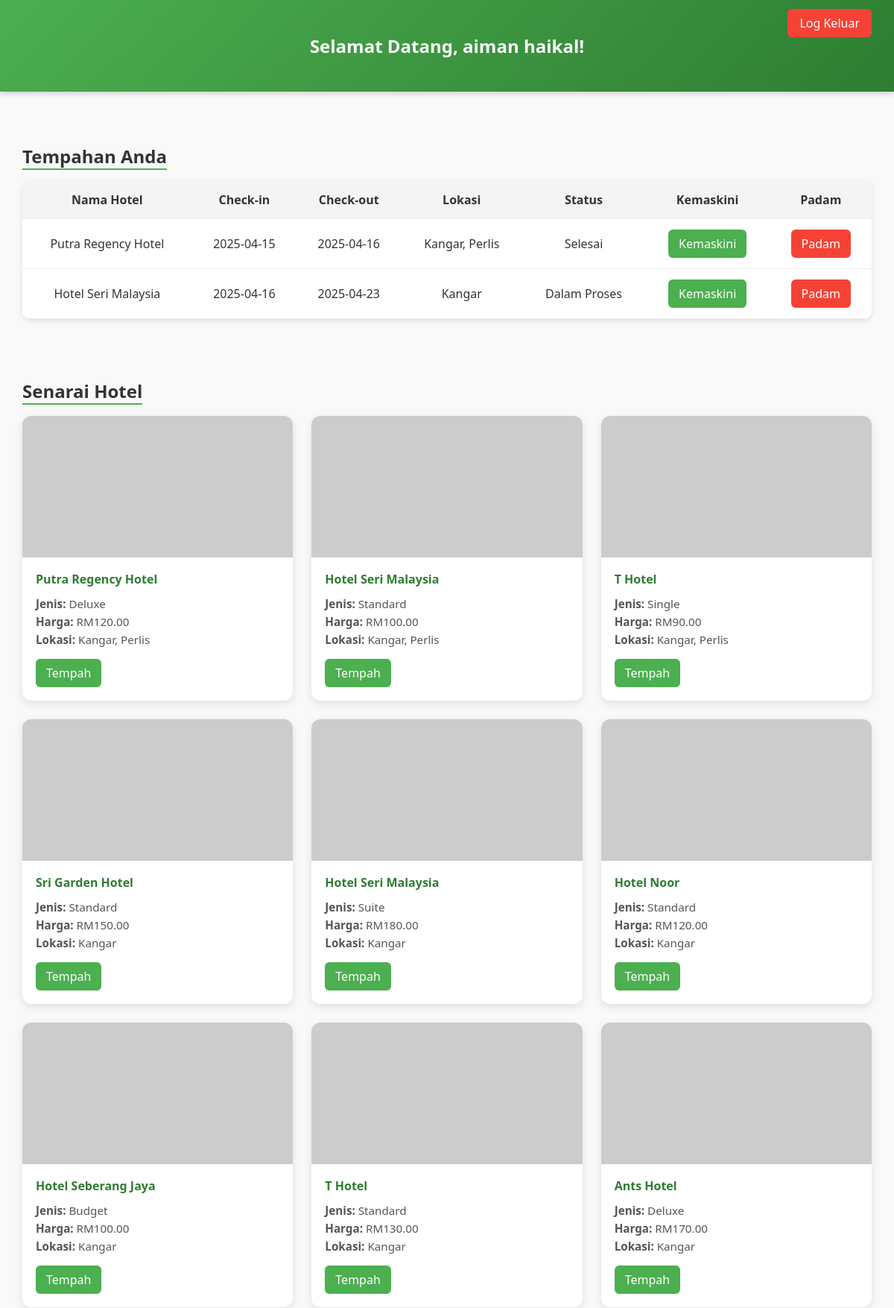
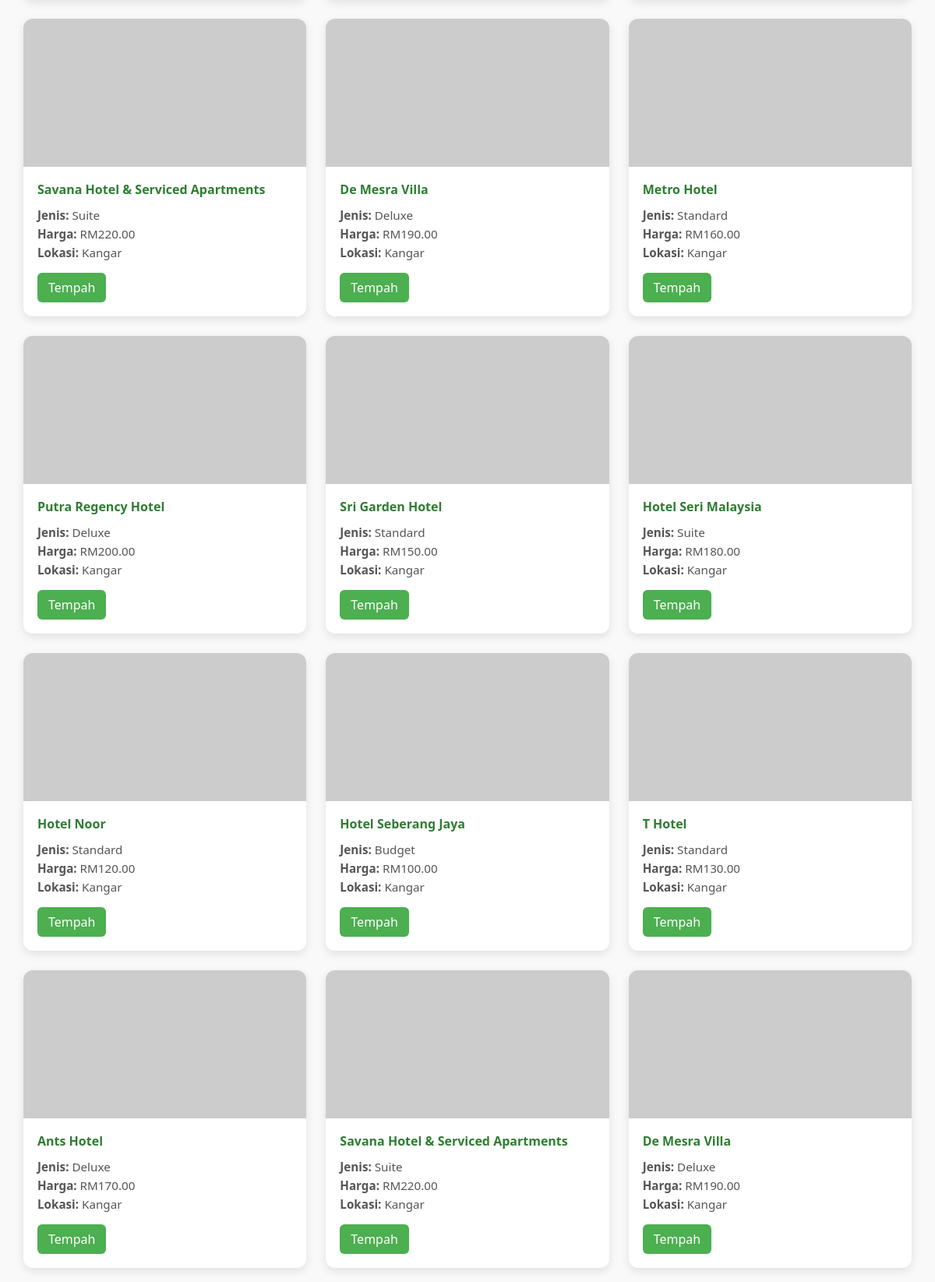
/dashboard.php (signed in, upper part), run on the app's committed database (2 pictures, top to bottom).
### tables this page shows
CREATE TABLE `bookings` (
  `booking_id` int(11) NOT NULL,
  `user_id` int(11) NOT NULL,
  `hotel_id` int(11) NOT NULL,
  `check_in` date NOT NULL,
  `check_out` date NOT NULL,
  `nights` int(3) DEFAULT NULL,
  `status` varchar(50) DEFAULT 'Dalam Proses',
  `room_id` int(11) NOT NULL
);

CREATE TABLE `hotels` (
  `id` int(11) NOT NULL,
  `hotel_name` varchar(255) NOT NULL,
  `price` decimal(10,2) NOT NULL,
  `room_type` varchar(255) NOT NULL,
  `location` varchar(255) NOT NULL,
  `rating` decimal(2,1) NOT NULL,
  `image` varchar(255) DEFAULT NULL,
  `review` text DEFAULT NULL
);

### dashboard.php (the view, shortened to what this page needs)
<?php
include('config.php');
$user_id = $_SESSION['user_id'];
$user_name = $_SESSION['name'];
$booking_query = "SELECT bookings.*, hotels.hotel_name, hotels.location
                  FROM bookings
                  JOIN hotels ON bookings.hotel_id = hotels.id
                  WHERE bookings.user_id = $user_id";
$booking_result = $conn->query($booking_query);
$hotel_query = "SELECT * FROM hotels";
$hotel_result = $conn->query($hotel_query);
?>
<!DOCTYPE html>
<html lang="ms">
<head>
</head>
<body>
<header>
    <h2>Selamat Datang, <?php echo htmlspecialchars($user_name); ?>!</h2>
    <div class="top-right"><a class="logout-btn" href="logout.php">Log Keluar</a></div>
</header>
<div class="container">
    <h3>Tempahan Anda</h3>
    <table>
        <thead>
            <tr>
                <th>Nama Hotel</th>
                <th>Check-in</th>
                <th>Check-out</th>
                <th>Lokasi</th>
                <th>Status</th>
                <th>Kemaskini</th>
                <th>Padam</th>
            </tr>
        </thead>
        <tbody>
            <?php if ($booking_result->num_rows > 0) {
                while ($booking = $booking_result->fetch_assoc()) { ?>
                    <tr>
                        <td><?= htmlspecialchars($booking['hotel_name']) ?></td>
                        <td><?= htmlspecialchars($booking['check_in']) ?></td>
                        <td><?= htmlspecialchars($booking['check_out']) ?></td>
                        <td><?= htmlspecialchars($booking['location']) ?></td>
                        <td><?= $booking['status'] ?? 'Dalam Proses' ?></td>
                        <td><a class="button update" href="update_booking.php?booking_id=<?= urlencode($booking['id']) ?>">Kemaskini</a></td>
                        <td><a class="button delete" href="dashboard.php?delete_id=<?= urlencode($booking['id']) ?>" onclick="return confirm('Padam tempahan ini?');">Padam</a></td>
                    </tr>
            <?php }} else { ?>
                <tr><td colspan="7">Tiada tempahan ditemui.</td></tr>
            <?php } ?>
        </tbody>
    </table>
    <h3>Senarai Hotel</h3>
    <div class="hotel-grid">
        <?php if ($hotel_result->num_rows > 0) {
            while ($hotel = $hotel_result->fetch_assoc()) {
                $image = !empty($hotel['image_url']) ? $hotel['image_url'] : 'https://via.placeholder.com/400x200?text=Hotel'; ?>
                <div class="hotel-card">
                    <img src="<?= $image ?>" alt="Gambar Hotel">
                    <div class="hotel-info">
                        <h4><?= htmlspecialchars($hotel['hotel_name']) ?></h4>
                        <p><strong>Jenis:</strong> <?= htmlspecialchars($hotel['room_type']) ?></p>
                        <p><strong>Harga:</strong> RM<?= htmlspecialchars($hotel['price']) ?></p>
                        <p><strong>Lokasi:</strong> <?= htmlspecialchars($hotel['location']) ?></p>
                        <a class="button book" href="booking.php?hotel_id=<?= urlencode($hotel['id']) ?>">Tempah</a>
                    </div>
                </div>
        <?php }} else { ?>
            <p>Tiada hotel tersedia.</p>
        <?php } ?>
    </div>
</div>
</body>
</html>

### dashboard.php (style rules this page uses)
body { font-family: 'Segoe UI', sans-serif; margin: 0; padding: 0; background: #f9f9f9; color: #333; }
header { background: linear-gradient(135deg, #4CAF50, #2E7D32); color: white; padding: 25px; text-align: center; position: relative; box-shadow: 0 2px 8px rgba(0, 0, 0, 0.2); z-index: 100; }
.top-right { position: absolute; top: 20px; right: 30px; }
.logout-btn { background: #f44336; padding: 8px 16px; color: white; border-radius: 6px; text-decoration: none; transition: background 0.3s ease, transform 0.3s ease; }
.container { padding: 30px; max-width: 1200px; margin: auto; }
h3 { margin-top: 40px; margin-bottom: 15px; font-size: 1.5rem; border-bottom: 2px solid #4CAF50; display: inline-block; }
a.button { background-color: #4CAF50; color: white; padding: 8px 14px; text-decoration: none; border-radius: 6px; transition: background 0.3s ease, transform 0.3s ease; display: inline-block; }
a.button.delete { background-color: #f44336; }
table { width: 100%; border-collapse: collapse; background: white; border-radius: 10px; overflow: hidden; box-shadow: 0 2px 8px rgba(0, 0, 0, 0.1); margin-bottom: 40px; animation: fadeIn 1s ease; }
th, td { padding: 14px; text-align: center; border-bottom: 1px solid #eee; }
th { background-color: #f4f4f4; }
.hotel-grid { display: grid; grid-template-columns: repeat(auto-fit, minmax(280px, 1fr)); gap: 25px; animation: slideUp 1s ease; }
.hotel-card { background: white; border-radius: 12px; overflow: hidden; box-shadow: 0 4px 12px rgba(0,0,0,0.1); transition: transform 0.3s ease, box-shadow 0.3s ease; display: flex; flex-direction: column; }
.hotel-card img { width: 100%; height: 190px; object-fit: cover; }
.hotel-info { padding: 18px; flex-grow: 1; }
.hotel-info h4 { margin: 0 0 12px; color: #2E7D32; }
.hotel-info p { margin: 4px 0; color: #555; font-size: 0.95rem; }
.hotel-info a { margin-top: 12px; text-align: center; }

### data on the page
bookings: hotel.hotel_name "Putra Regency Hotel", check_in "2025-04-15", check_out "2025-04-16", hotel.location "Kangar, Perlis", status "Selesai"
bookings: hotel.hotel_name "Hotel Seri Malaysia", check_in "2025-04-16", check_out "2025-04-23", hotel.location "Kangar", status "Dalam Proses"
hotels: hotel_name "Putra Regency Hotel", room_type "Deluxe", price "120.00", location "Kangar, Perlis"
hotels: hotel_name "Hotel Seri Malaysia", room_type "Standard", price "100.00", location "Kangar, Perlis"
hotels: hotel_name "T Hotel", room_type "Single", price "90.00", location "Kangar, Perlis"
hotels: hotel_name "Sri Garden Hotel", room_type "Standard", price "150.00", location "Kangar"
hotels: hotel_name "Hotel Seri Malaysia", room_type "Suite", price "180.00", location "Kangar"
hotels: hotel_name "Hotel Noor", room_type "Standard", price "120.00", location "Kangar"
hotels: hotel_name "Hotel Seberang Jaya", room_type "Budget", price "100.00", location "Kangar"
hotels: hotel_name "T Hotel", room_type "Standard", price "130.00", location "Kangar"
hotels: hotel_name "Ants Hotel", room_type "Deluxe", price "170.00", location "Kangar"
hotels: hotel_name "Savana Hotel & Serviced Apartments", room_type "Suite", price "220.00", location "Kangar"
hotels: hotel_name "De Mesra Villa", room_type "Deluxe", price "190.00", location "Kangar"
hotels: hotel_name "Metro Hotel", room_type "Standard", price "160.00", location "Kangar"
hotels: hotel_name "Putra Regency Hotel", room_type "Deluxe", price "200.00", location "Kangar"
hotels: hotel_name "Sri Garden Hotel", room_type "Standard", price "150.00", location "Kangar"
hotels: hotel_name "Hotel Seri Malaysia", room_type "Suite", price "180.00", location "Kangar"
hotels: hotel_name "Hotel Noor", room_type "Standard", price "120.00", location "Kangar"
hotels: hotel_name "Hotel Seberang Jaya", room_type "Budget", price "100.00", location "Kangar"
hotels: hotel_name "T Hotel", room_type "Standard", price "130.00", location "Kangar"
hotels: hotel_name "Ants Hotel", room_type "Deluxe", price "170.00", location "Kangar"
hotels: hotel_name "Savana Hotel & Serviced Apartments", room_type "Suite", price "220.00", location "Kangar"
hotels: hotel_name "De Mesra Villa", room_type "Deluxe", price "190.00", location "Kangar"

### other printed values
$user_name "aiman haikal"
